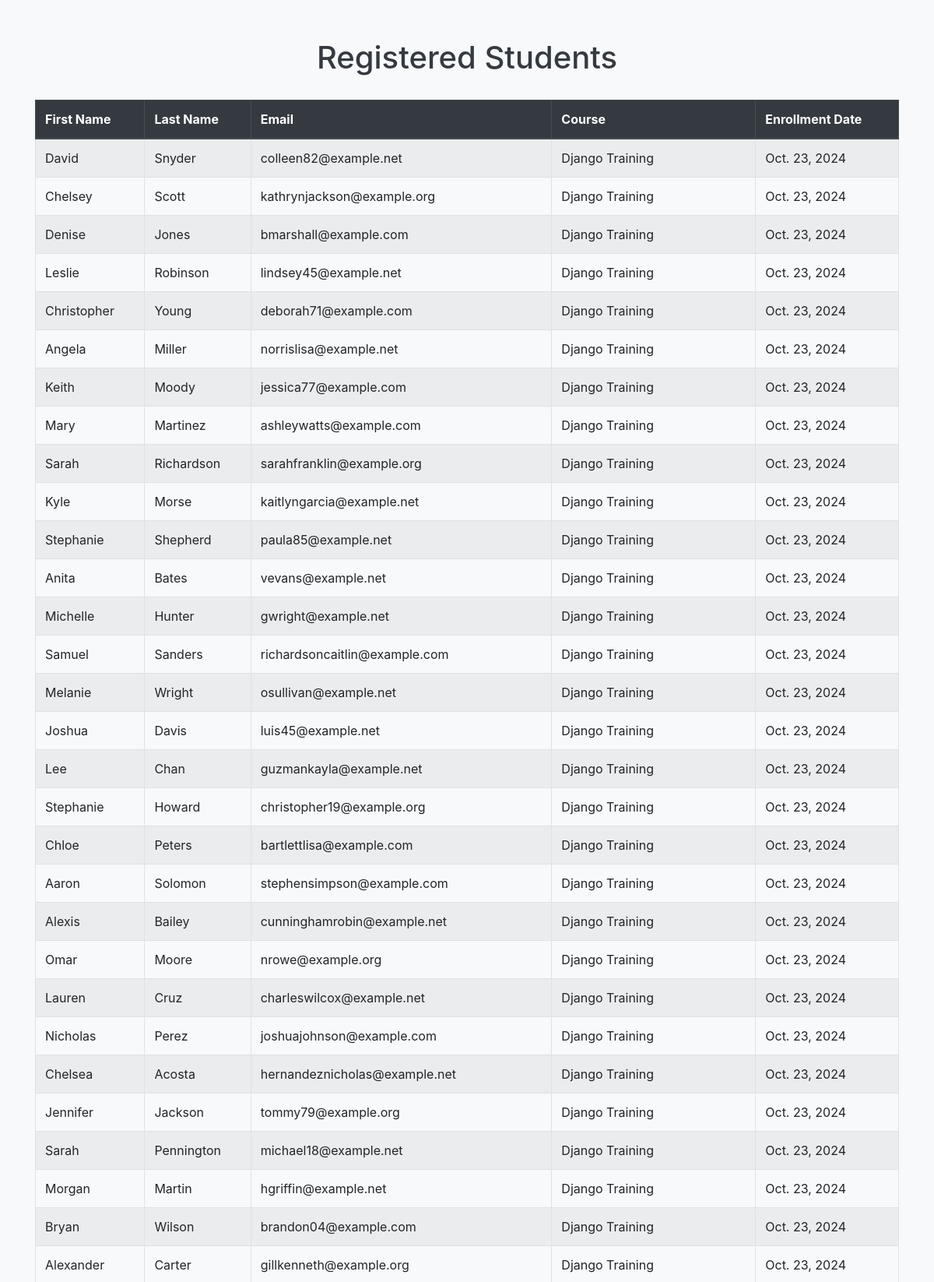
The app's page /student_table/ (upper part) with its own data.
### careerbridge_django_app1/models.py (models this page shows)
class Student(models.Model):
    first_name = models.CharField(max_length=30)
    last_name = models.CharField(max_length=30)
    email = models.EmailField(unique=True)
    course_name = models.CharField(default="Django Training", max_length=50)
    enrollment_date = models.DateField(auto_now_add=True)

### careerbridge_django_app1/views.py (the view)
# urls.py: path('student_table/', views.student_table, name='student_table'),  # Explicit student_table route
def student_table(request):
    students = Student.objects.all()
    return render(request, 'careerbridge_django_app1/student_table.html',{'students':students})

### templates/careerbridge_django_app1/student_table.html (shortened to what this page needs)
<!DOCTYPE html>
<html lang="en">
<head>
    <link rel="stylesheet" href="https://stackpath.bootstrapcdn.com/bootstrap/4.3.1/css/bootstrap.min.css">
</head>
<body>
    <div class="container">
        <h1>Registered Students</h1>
        <table class="table table-bordered table-hover table-striped">
            <thead class="thead-dark">
                <tr>
                    <th scope="col">First Name</th>
                    <th scope="col">Last Name</th>
                    <th scope="col">Email</th>
                    <th scope="col">Course</th>
                    <th scope="col">Enrollment Date</th>
                </tr>
            </thead>
            <tbody>
                {% for student in students %}
                <tr>
                    <td>{{ student.first_name }}</td>
                    <td>{{ student.last_name }}</td>
                    <td>{{ student.email }}</td>
                    <td>{{ student.course_name }}</td>
                    <td>{{ student.enrollment_date }}</td>
                </tr>
                {% empty %}
                <tr>
                    <td colspan="5" class="text-center">No students registered yet.</td>
                </tr>
                {% endfor %}
            </tbody>
        </table>
    </div>
</body>
</html>

### templates/careerbridge_django_app1/student_table.html (style rules this page uses)
body { background-color: #f8f9fa; }
.container { margin-top: 50px; }
h1 { text-align: center; margin-bottom: 30px; color: #343a40; }

### records on screen
Student: first_name "David", last_name "Snyder", email "colleen82@example.net", course_name "Django Training", enrollment_date "Oct. 23, 2024"
Student: first_name "Chelsey", last_name "Scott", email "kathrynjackson@example.org", course_name "Django Training", enrollment_date "Oct. 23, 2024"
Student: first_name "Denise", last_name "Jones", email "bmarshall@example.com", course_name "Django Training", enrollment_date "Oct. 23, 2024"
Student: first_name "Leslie", last_name "Robinson", email "lindsey45@example.net", course_name "Django Training", enrollment_date "Oct. 23, 2024"
Student: first_name "Christopher", last_name "Young", email "deborah71@example.com", course_name "Django Training", enrollment_date "Oct. 23, 2024"
Student: first_name "Angela", last_name "Miller", email "norrislisa@example.net", course_name "Django Training", enrollment_date "Oct. 23, 2024"
Student: first_name "Keith", last_name "Moody", email "jessica77@example.com", course_name "Django Training", enrollment_date "Oct. 23, 2024"
Student: first_name "Mary", last_name "Martinez", email "ashleywatts@example.com", course_name "Django Training", enrollment_date "Oct. 23, 2024"
Student: first_name "Sarah", last_name "Richardson", email "sarahfranklin@example.org", course_name "Django Training", enrollment_date "Oct. 23, 2024"
Student: first_name "Kyle", last_name "Morse", email "kaitlyngarcia@example.net", course_name "Django Training", enrollment_date "Oct. 23, 2024"
Student: first_name "Stephanie", last_name "Shepherd", email "paula85@example.net", course_name "Django Training", enrollment_date "Oct. 23, 2024"
Student: first_name "Anita", last_name "Bates", email "vevans@example.net", course_name "Django Training", enrollment_date "Oct. 23, 2024"
Student: first_name "Michelle", last_name "Hunter", email "gwright@example.net", course_name "Django Training", enrollment_date "Oct. 23, 2024"
Student: first_name "Samuel", last_name "Sanders", email "richardsoncaitlin@example.com", course_name "Django Training", enrollment_date "Oct. 23, 2024"
Student: first_name "Melanie", last_name "Wright", email "osullivan@example.net", course_name "Django Training", enrollment_date "Oct. 23, 2024"
Student: first_name "Joshua", last_name "Davis", email "luis45@example.net", course_name "Django Training", enrollment_date "Oct. 23, 2024"
Student: first_name "Lee", last_name "Chan", email "guzmankayla@example.net", course_name "Django Training", enrollment_date "Oct. 23, 2024"
Student: first_name "Stephanie", last_name "Howard", email "christopher19@example.org", course_name "Django Training", enrollment_date "Oct. 23, 2024"
Student: first_name "Chloe", last_name "Peters", email "bartlettlisa@example.com", course_name "Django Training", enrollment_date "Oct. 23, 2024"
Student: first_name "Aaron", last_name "Solomon", email "stephensimpson@example.com", course_name "Django Training", enrollment_date "Oct. 23, 2024"
Student: first_name "Alexis", last_name "Bailey", email "cunninghamrobin@example.net", course_name "Django Training", enrollment_date "Oct. 23, 2024"
Student: first_name "Omar", last_name "Moore", email "nrowe@example.org", course_name "Django Training", enrollment_date "Oct. 23, 2024"
Student: first_name "Lauren", last_name "Cruz", email "charleswilcox@example.net", course_name "Django Training", enrollment_date "Oct. 23, 2024"
Student: first_name "Nicholas", last_name "Perez", email "joshuajohnson@example.com", course_name "Django Training", enrollment_date "Oct. 23, 2024"
Student: first_name "Chelsea", last_name "Acosta", email "hernandeznicholas@example.net", course_name "Django Training", enrollment_date "Oct. 23, 2024"
Student: first_name "Jennifer", last_name "Jackson", email "tommy79@example.org", course_name "Django Training", enrollment_date "Oct. 23, 2024"
Student: first_name "Sarah", last_name "Pennington", email "michael18@example.net", course_name "Django Training", enrollment_date "Oct. 23, 2024"
Student: first_name "Morgan", last_name "Martin", email "hgriffin@example.net", course_name "Django Training", enrollment_date "Oct. 23, 2024"
Student: first_name "Bryan", last_name "Wilson", email "brandon04@example.com", course_name "Django Training", enrollment_date "Oct. 23, 2024"
Student: first_name "Alexander", last_name "Carter", email "gillkenneth@example.org", course_name "Django Training", enrollment_date "Oct. 23, 2024"
